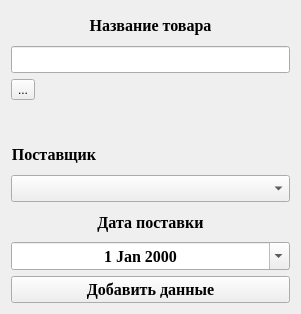
<?xml version="1.0" encoding="UTF-8"?>
<ui version="4.0">
 <class>addrecord</class>
 <widget class="QWidget" name="addrecord">
  <property name="geometry">
   <rect>
    <x>0</x>
    <y>0</y>
    <width>301</width>
    <height>314</height>
   </rect>
  </property>
  <property name="windowTitle">
   <string>Form</string>
  </property>
  <layout class="QGridLayout" name="gridLayout">
   <item row="1" column="0" colspan="2">
    <widget class="QLineEdit" name="lineEdit_productName">
     <property name="font">
      <font>
       <family>Times New Roman</family>
       <pointsize>12</pointsize>
       <weight>75</weight>
       <bold>true</bold>
      </font>
     </property>
     <property name="alignment">
      <set>Qt::AlignCenter</set>
     </property>
    </widget>
   </item>
   <item row="2" column="0">
    <widget class="QToolButton" name="toolButton">
     <property name="text">
      <string>...</string>
     </property>
    </widget>
   </item>
   <item row="3" column="1">
    <spacer name="horizontalSpacer">
     <property name="orientation">
      <enum>Qt::Horizontal</enum>
     </property>
     <property name="sizeHint" stdset="0">
      <size>
       <width>40</width>
       <height>20</height>
      </size>
     </property>
    </spacer>
   </item>
   <item row="3" column="0">
    <widget class="QLabel" name="label_3">
     <property name="text">
      <string/>
     </property>
    </widget>
   </item>
   <item row="0" column="0" colspan="2">
    <widget class="QLabel" name="label">
     <property name="font">
      <font>
       <family>Times New Roman</family>
       <pointsize>12</pointsize>
       <weight>75</weight>
       <bold>true</bold>
      </font>
     </property>
     <property name="text">
      <string>Название товара</string>
     </property>
     <property name="alignment">
      <set>Qt::AlignCenter</set>
     </property>
    </widget>
   </item>
   <item row="7" column="0" colspan="2">
    <widget class="QDateEdit" name="dateEdit">
     <property name="font">
      <font>
       <family>Times New Roman</family>
       <pointsize>12</pointsize>
       <weight>75</weight>
       <bold>true</bold>
      </font>
     </property>
     <property name="alignment">
      <set>Qt::AlignCenter</set>
     </property>
     <property name="calendarPopup">
      <bool>true</bool>
     </property>
    </widget>
   </item>
   <item row="8" column="0" colspan="2">
    <widget class="QPushButton" name="pushButton_addDataInTable">
     <property name="font">
      <font>
       <family>Times New Roman</family>
       <pointsize>12</pointsize>
       <weight>75</weight>
       <bold>true</bold>
      </font>
     </property>
     <property name="text">
      <string>Добавить данные</string>
     </property>
    </widget>
   </item>
   <item row="6" column="0" colspan="2">
    <widget class="QLabel" name="label_4">
     <property name="font">
      <font>
       <family>Times New Roman</family>
       <pointsize>12</pointsize>
       <weight>75</weight>
       <bold>true</bold>
      </font>
     </property>
     <property name="text">
      <string>Дата поставки</string>
     </property>
     <property name="alignment">
      <set>Qt::AlignCenter</set>
     </property>
    </widget>
   </item>
   <item row="4" column="0">
    <widget class="QLabel" name="label_2">
     <property name="font">
      <font>
       <family>Times New Roman</family>
       <pointsize>12</pointsize>
       <weight>75</weight>
       <bold>true</bold>
      </font>
     </property>
     <property name="text">
      <string>Поставщик</string>
     </property>
     <property name="alignment">
      <set>Qt::AlignCenter</set>
     </property>
    </widget>
   </item>
   <item row="5" column="0" colspan="2">
    <widget class="QComboBox" name="comboBox_suppliers">
     <property name="font">
      <font>
       <family>Times New Roman</family>
       <pointsize>12</pointsize>
       <weight>75</weight>
       <bold>true</bold>
      </font>
     </property>
    </widget>
   </item>
  </layout>
 </widget>
 <resources/>
 <connections/>
</ui>
